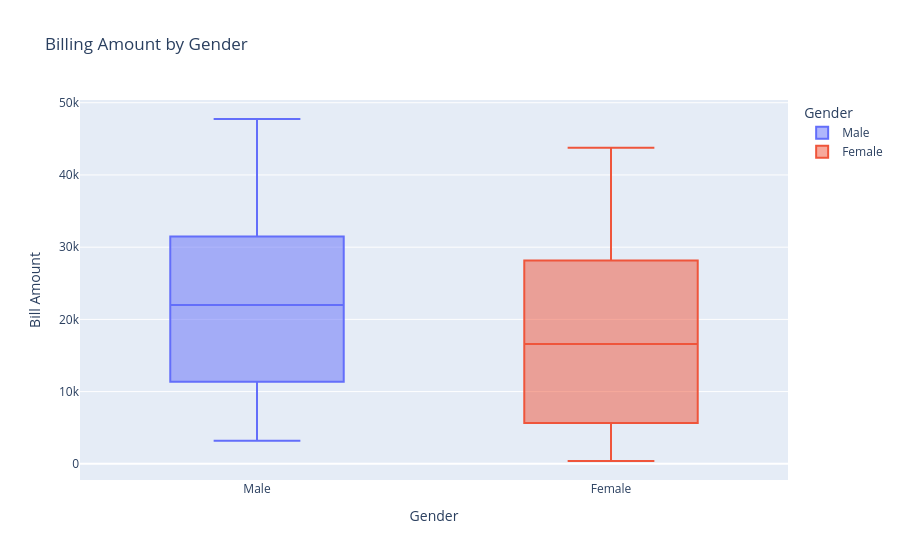

Source (notebook cell):
### Code cell
fig = px.box(
    df,
    x="Gender",
    y="Billing Amount",
    color="Gender",
    title="Billing Amount by Gender",
    labels={"Billing Amount": "Bill Amount", "Gender": "Gender"},
)
fig.show()

### Figure 1 — Plotly figure (JSON) as saved in the notebook; plotly's stock layout.template omitted (floating-point values rounded to 4 significant figures)
{"data": [{"alignmentgroup": "True", "hovertemplate": "Gender=%{x}<br>Bill Amount=%{y}<extra></extra>", "legendgroup": "Male", "marker": {"color": "#636efa"}, "name": "Male", "notched": false, "offsetgroup": "Male", "orientation": "v", "showlegend": true, "type": "box", "x": ["Male", "Male", "Male", "Male", "Male", "Male", "Male", "Male", "Male", "Male", "Male", "Male", "Male", "Male", "Male", "Male", "Male", "Male", "Male", "Male", "Male", "Male", "Male", "Male", "Male", "Male"], "x0": " ", "xaxis": "x", "y": [3617.0, 44390.0, 27470.0, 4803.0, 30070.0, 20890.0, 13680.0, 44700.0, 43300.0, 30110.0, 18490.0, 33720.0, 31480.0, 3213.0, 22460.0, 7672.0, 4145.0, 19530.0, 11370.0, 6366.0, 47750.0, 17160.0, 28800.0, 21500.0, 27780.0, 42030.0], "y0": " ", "yaxis": "y"}, {"alignmentgroup": "True", "hovertemplate": "Gender=%{x}<br>Bill Amount=%{y}<extra></extra>", "legendgroup": "Female", "marker": {"color": "#EF553B"}, "name": "Female", "notched": false, "offsetgroup": "Female", "orientation": "v", "showlegend": true, "type": "box", "x": ["Female", "Female", "Female", "Female", "Female", "Female", "Female", "Female", "Female", "Female", "Female", "Female", "Female", "Female", "Female", "Female", "Female", "Female", "Female", "Female", "Female", "Female", "Female", "Female"], "x0": " ", "xaxis": "x", "y": [36970.0, 27550.0, 40210.0, 392.9, 2942.0, 2150.0, 8220.0, 43780.0, 32720.0, 27970.0, 25030.0, 16930.0, 16270.0, 20100.0, 4570.0, 8546.0, 22660.0, 1924.0, 1801.0, 13810.0, 6720.0, 28350.0, 14690.0, 33940.0], "y0": " ", "yaxis": "y"}], "layout": {"boxmode": "overlay", "legend": {"title": {"text": "Gender"}, "tracegroupgap": 0}, "title": {"text": "Billing Amount by Gender"}, "xaxis": {"anchor": "y", "categoryarray": ["Male", "Female"], "categoryorder": "array", "domain": [0, 1], "title": {"text": "Gender"}}, "yaxis": {"anchor": "x", "domain": [0, 1], "title": {"text": "Bill Amount"}}}}
